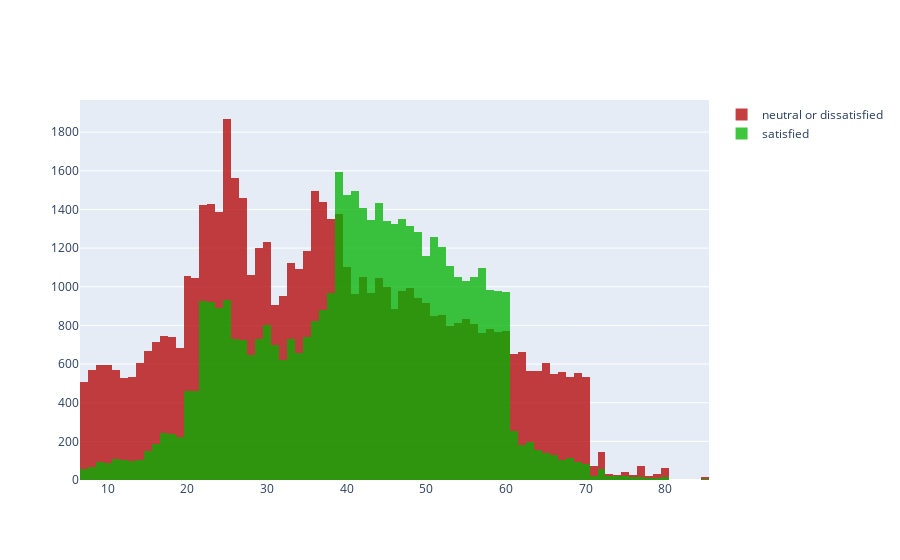

The notebook cell this image was saved under:
### Code cell
import plotly.graph_objects as go
import numpy as np

x = data[data.satisfaction=='neutral or dissatisfied']
y = data[data.satisfaction=='satisfied']

fig = go.Figure()
fig.add_trace(go.Histogram(x=x['Age'],name='neutral or dissatisfied',marker_color='#b30000'))
fig.add_trace(go.Histogram(x=y['Age'],name='satisfied',marker_color='#00b300'))

# Overlay both histograms
fig.update_layout(barmode='overlay')
# Reduce opacity to see both histograms
fig.update_traces(opacity=0.75)
fig.show()

### Figure 1 — Plotly figure (JSON) as saved in the notebook; plotly's stock layout.template omitted (floating-point values rounded to 4 significant figures; data arrays with more than 128 entries replaced by an {"elided": "..."} marker saying what was removed)
{"data": [{"marker": {"color": "#b30000"}, "name": "neutral or dissatisfied", "opacity": 0.75, "type": "histogram", "x": {"elided": "58879 int values"}}, {"marker": {"color": "#00b300"}, "name": "satisfied", "opacity": 0.75, "type": "histogram", "x": {"elided": "45025 int values"}}], "layout": {"barmode": "overlay"}}
